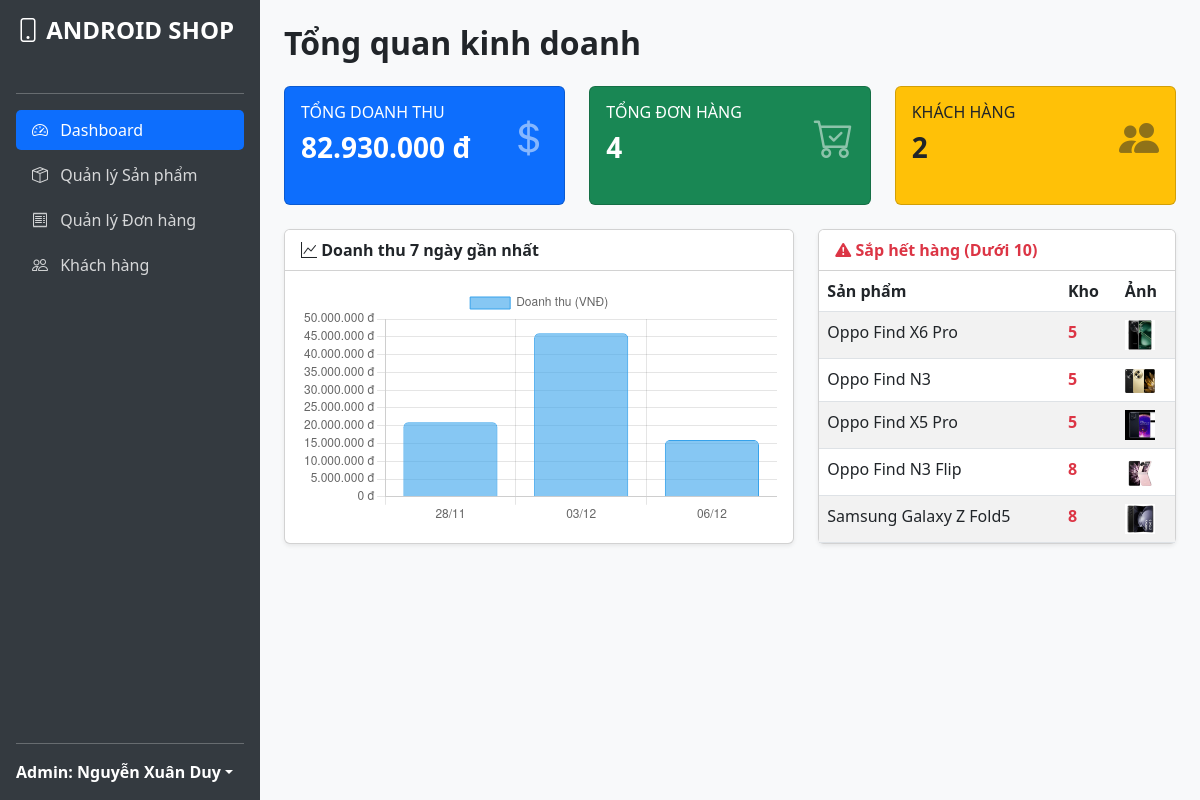
Screenshot of /admin.php (signed in) with the database file from the repository.
### tables this page shows
CREATE TABLE IF NOT EXISTS `products` (
  `id` int NOT NULL AUTO_INCREMENT,
  `productname` varchar(255) NOT NULL,
  `price` decimal(10,2) NOT NULL,
  `quantity` int NOT NULL,
  `detail` text,
  `description` text,
  `discount` decimal(5,2) DEFAULT '0.00',
  `status` tinyint DEFAULT '1',
  `guarantee` varchar(100) DEFAULT NULL,
  `image` varchar(255) DEFAULT NULL,
  `categoryid` int DEFAULT NULL,
  PRIMARY KEY (`id`),
  KEY `fk_products_categories` (`categoryid`)
);

### admin.php (the view, shortened to what this page needs)
<?php
require_once 'db_connect.php';
$sql_summary = "SELECT
                    COUNT(id) as total_orders,
                    SUM(total) as total_revenue
                FROM ORDERS";
$stmt_sum = $conn->prepare($sql_summary);
$stmt_sum->execute();
$summary = $stmt_sum->fetch(PDO::FETCH_ASSOC);
$stmt_user = $conn->prepare("SELECT COUNT(id) as total_users FROM USERS WHERE role = 'user'");
$stmt_user->execute();
$total_users = $stmt_user->fetch(PDO::FETCH_ASSOC)['total_users'];
$sql_low_stock = "SELECT productname, quantity, image FROM PRODUCTS WHERE quantity < 10 ORDER BY quantity ASC LIMIT 5";
$stmt_low = $conn->prepare($sql_low_stock);
$stmt_low->execute();
$low_stock_products = $stmt_low->fetchAll(PDO::FETCH_ASSOC);
$sql_chart = "SELECT DATE(createdate) as date, SUM(total) as revenue
              FROM ORDERS
              GROUP BY DATE(createdate)
              ORDER BY date DESC
              LIMIT 7";
$stmt_chart = $conn->prepare($sql_chart);
$stmt_chart->execute();
$chart_data = $stmt_chart->fetchAll(PDO::FETCH_ASSOC);
$dates = [];
$revenues = [];
$chart_data = array_reverse($chart_data);
foreach ($chart_data as $row) {
    $dates[] = date('d/m', strtotime($row['date']));
    $revenues[] = (int)$row['revenue'];
}
?>
<!DOCTYPE html>
<html lang="vi">
<head>
    <link href="https://cdn.jsdelivr.net/npm/bootstrap@5.3.0/dist/css/bootstrap.min.css" rel="stylesheet">
    <link rel="stylesheet" href="https://cdn.jsdelivr.net/npm/bootstrap-icons@1.11.0/font/bootstrap-icons.css">
</head>
<body class="bg-light">
<div class="d-flex">
    <div class="sidebar p-3 d-flex flex-column text-white" style="width: 260px;">
        <a href="index.php" class="text-white text-decoration-none mb-4">
            <h4 class="fw-bold"><i class="bi bi-phone"></i> ANDROID SHOP</h4>
        </a>
        <hr>
        <ul class="nav flex-column mb-auto">
            <li class="nav-item">
                <a href="admin.php" class="nav-link active"><i class="bi bi-speedometer2 me-2"></i> Dashboard</a>
            </li>
            <li>
                <a href="admin_products.php" class="nav-link"><i class="bi bi-box-seam me-2"></i> Quản lý Sản phẩm</a>
            </li>
            <li>
                <a href="admin_orders.php" class="nav-link"><i class="bi bi-receipt me-2"></i> Quản lý Đơn hàng</a>
            </li>
            <li>
                <a href="admin_customers.php" class="nav-link"><i class="bi bi-people me-2"></i> Khách hàng</a>
            </li>
        </ul>
        <hr>
        <div class="dropdown">
            <a href="#" class="d-flex align-items-center text-white text-decoration-none dropdown-toggle" data-bs-toggle="dropdown">
                <strong>Admin: <?php echo htmlspecialchars($_SESSION['user']['fullname']); ?></strong>
            </a>
        </div>
    </div>
    <div class="flex-grow-1 p-4">
        <h2 class="fw-bold mb-4">Tổng quan kinh doanh</h2>
        <div class="row mb-4">
            <div class="col-md-4">
                <div class="card card-counter bg-primary text-white mb-3 h-100">
                    <div class="card-body">
                        <div class="d-flex justify-content-between align-items-center">
                            <div>
                                <h6 class="card-title text-uppercase bg-primary-dark">Tổng Doanh Thu</h6>
                                <h3 class="fw-bold"><?php echo number_format($summary['total_revenue'] ?? 0, 0, ',', '.'); ?> đ</h3>
                            </div>
                            <i class="bi bi-currency-dollar fs-1 opacity-50"></i>
                        </div>
                    </div>
                </div>
            </div>
            <div class="col-md-4">
                <div class="card card-counter bg-success text-white mb-3 h-100">
                    <div class="card-body">
                        <div class="d-flex justify-content-between align-items-center">
                            <div>
                                <h6 class="card-title text-uppercase">Tổng Đơn Hàng</h6>
                                <h3 class="fw-bold"><?php echo $summary['total_orders'] ?? 0; ?></h3>
                            </div>
                            <i class="bi bi-cart-check fs-1 opacity-50"></i>
                        </div>
                    </div>
                </div>
            </div>
            <div class="col-md-4">
                <div class="card card-counter bg-warning text-dark mb-3 h-100">
                    <div class="card-body">
                        <div class="d-flex justify-content-between align-items-center">
                            <div>
                                <h6 class="card-title text-uppercase">Khách Hàng</h6>
                                <h3 class="fw-bold"><?php echo $total_users; ?></h3>
                            </div>
                            <i class="bi bi-people-fill fs-1 opacity-50"></i>
                        </div>
                    </div>
                </div>
            </div>
        </div>
        <div class="row">
            <div class="col-md-7 mb-4">
                <div class="card shadow-sm h-100">
                    <div class="card-header bg-white fw-bold">
                        <i class="bi bi-graph-up"></i> Doanh thu 7 ngày gần nhất
                    </div>
                    <div class="card-body">
                        <canvas id="revenueChart"></canvas>
                    </div>
                </div>
            </div>
            <div class="col-md-5 mb-4">
                <div class="card shadow-sm h-100">
                    <div class="card-header bg-white fw-bold text-danger">
                        <i class="bi bi-exclamation-triangle-fill"></i> Sắp hết hàng (Dưới 10)
                    </div>
                    <div class="card-body p-0">
                        <table class="table table-striped mb-0">
                            <thead>
                                <tr>
                                    <th>Sản phẩm</th>
                                    <th>Kho</th>
                                    <th>Ảnh</th>
                                </tr>
                            </thead>
                            <tbody>
                                <?php if(count($low_stock_products) > 0): ?>
                                    <?php foreach($low_stock_products as $prod): ?>
                                    <tr>
                                        <td><?php echo htmlspecialchars($prod['productname']); ?></td>
                                        <td class="fw-bold text-danger"><?php echo $prod['quantity']; ?></td>
                                        <td>
                                            <img src="uploads/<?php echo $prod['image'] ?? 'no-img.jpg'; ?>" width="30">
                                        </td>
                                    </tr>
                                    <?php endforeach; ?>
                                <?php else: ?>
                                    <tr><td colspan="3" class="text-center text-success py-3">Kho hàng ổn định!</td></tr>
                                <?php endif; ?>
                            </tbody>
                        </table>
                    </div>
                </div>
            </div>
        </div>
    </div>
</div>
<script>
    const ctx = document.getElementById('revenueChart');
    // Lấy dữ liệu từ PHP đổ vào Javascript
    const labels = <?php echo json_encode($dates); ?>;
    const data = <?php echo json_encode($revenues); ?>;
    new Chart(ctx, {
        type: 'bar', // Loại biểu đồ: bar (cột), line (đường)
        data: {
            labels: labels,
            datasets: [{
                label: 'Doanh thu (VNĐ)',
                data: data,
                backgroundColor: 'rgba(54, 162, 235, 0.6)',
                borderColor: 'rgba(54, 162, 235, 1)',
                borderWidth: 1,
                borderRadius: 5
            }]
        },
        options: {
            responsive: true,
            scales: {
                y: {
                    beginAtZero: true,
                    ticks: {
                        callback: function(value) {
                            return value.toLocaleString('vi-VN') + ' đ';
                        }
                    }
                }
            }
        }
    });
</script>
</body>
</html>

### admin.php (style rules this page uses)
.sidebar { min-height: 100vh; background-color: #343a40; }
.nav-link { color: rgba(255,255,255,.8); margin-bottom: 5px; }
.nav-link:hover, .nav-link.active { color: #fff; background-color: #0d6efd; border-radius: 5px; }
.card-counter { transition: .3s; }

### rows the page displays
products: productname "Oppo Find X6 Pro", quantity "5", image (picture)
products: productname "Oppo Find N3", quantity "5", image (picture)
products: productname "Oppo Find X5 Pro", quantity "5", image (picture)
products: productname "Oppo Find N3 Flip", quantity "8", image (picture)
products: productname "Samsung Galaxy Z Fold5", quantity "8", image (picture)

### other values shown
$_SESSION['user']['fullname'] "Nguyễn Xuân Duy"
$summary['total_revenue'] "82.930.000"
$summary['total_orders'] "4"
$total_users "2"
chart data {{ json_encode($revenues) }} [20980000,45960000,15990000]
